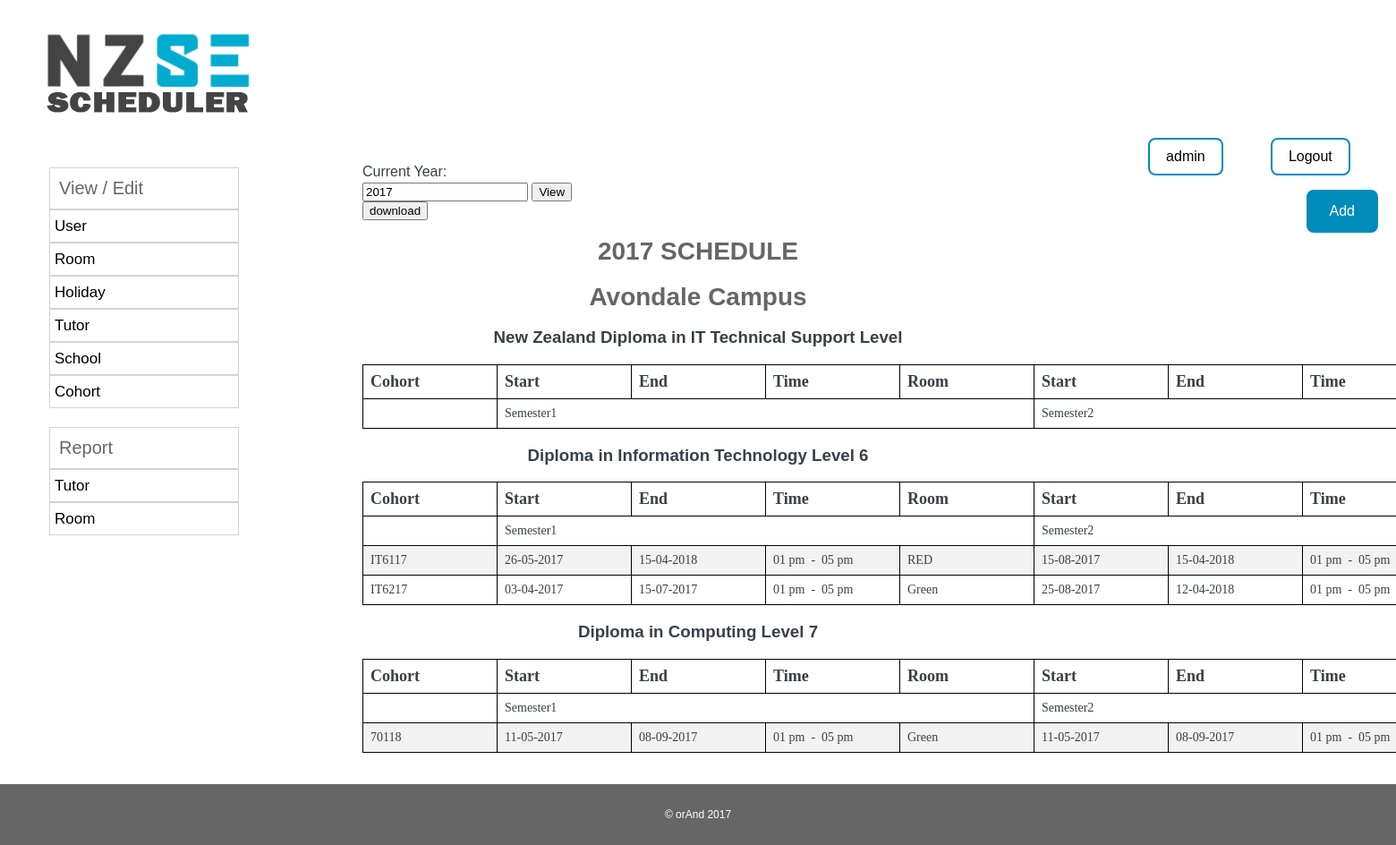
The app's page /admin_home/admin_editcohort.php (signed in) with its own data.
### tables this page shows
CREATE TABLE IF NOT EXISTS `campus` (
`campusid` int(10) NOT NULL,
  `campusname` varchar(20) NOT NULL,
  `address` varchar(40) NOT NULL
);

CREATE TABLE IF NOT EXISTS `campus_programme` (
`cpid` int(3) NOT NULL,
  `programmeid` int(3) NOT NULL,
  `campusid` int(3) NOT NULL
);

CREATE TABLE IF NOT EXISTS `cohort` (
  `cohortid` varchar(10) NOT NULL,
  `starttime` time NOT NULL,
  `roomid` int(3) DEFAULT NULL,
  `endtime` time NOT NULL,
  `programmeid` int(3) NOT NULL
);

CREATE TABLE IF NOT EXISTS `semester` (
`semesterid` int(10) NOT NULL,
  `cohortid` varchar(10) NOT NULL,
  `startdate` date NOT NULL,
  `enddate` date NOT NULL,
  `semestername` int(3) NOT NULL
);

CREATE TABLE IF NOT EXISTS `room` (
`roomid` int(20) NOT NULL,
  `roomname` text NOT NULL,
  `roomtype` tinyint(7) NOT NULL,
  `buildingid` int(20) NOT NULL,
  `floornumber` varchar(10) NOT NULL,
  `capacity` int(50) NOT NULL,
  `disability` tinyint(1) DEFAULT NULL,
  `fixedresources` tinytext NOT NULL
);

### admin_home/admin_editcohort.php (the view, shortened to what this page needs)
<!DOCTYPE html PUBLIC "-//W3C//DTD XHTML 1.0 Strict//EN"
"http://www.w3.org/TR/xhtml1/DTD/xhtml1-strict.dtd">
<html xmlns="http://www.w3.org/1999/xhtml" lang="en" xml:lang="en">
<head>
	<?php include '../php_includes/head_elements.php'; ?>
	<?php include '../php_includes/alertbox.php'; ?>
</head>
<body>
	<div id="tables_refresh">
<div id="page-container">
			<?php include '../php_includes/header.php'; ?>
			<?php include '../php_includes/nav.php'; ?>
			<div class="col-6 col-m-9 content">
<br />
<?php include '../php_includes/add.php'; ?>
<div class="tables">
<?php
$year = date("Y");
echo "<form id='' action='".$_SERVER['PHP_SELF']."' method='post'>
<label for='currentyear'>Current Year:</label>
<input type='number' name='year' value='".$year."'>
<input type='submit' name='submit' value='View'>
</form>";
echo "<div class=''>
	<form class='' action='downloadCSV.php' method='post'>
		<input type='hidden' name='csvyear' value='".$year."'>
		<input type='submit' name='' value='download'>
	</form>
</div>";
echo "<h1><center>".$year ."&nbspSCHEDULE </h1></center>";
	include '../php_script/connectDB.php';
  $result = "SELECT c.campusid, c.campusname FROM building b, room r, campus c, semester, cohort WHERE cohort.roomid=r.roomid AND b.buildingid=r.buildingid AND b.campusid=c.campusid AND cohort.cohortid=semester.cohortid AND semester.startdate BETWEEN '".$year."-01-01' AND '".$year."-12-31' GROUP BY campusid";
  if ($runquery = $conn->query($result))
  {
    while($row = $runquery->fetch_assoc())
    {
      echo "<center><h1>".$row['campusname']."</h1></center>";
      $result2 = "SELECT campus_programme.*, programme.name AS programmename, programme.semesters FROM campus_programme, programme, cohort WHERE  cohort.programmeid=programme.programmeid AND cohort.programmeid=campus_programme.programmeid AND campus_programme.campusid='".$row['campusid']."' GROUP BY programmeid";
      $runquery2 = $conn->query($result2);
      while($row2 = $runquery2->fetch_assoc())
      {
		    echo  "<center><h3>".$row2['programmename']."</h3></center>";
				$result3 = "SELECT a.*, r.roomname, semester.startdate, semester.semestername FROM building b, room r, campus c, cohort a, semester WHERE a.roomid=r.roomid AND b.buildingid=r.buildingid AND b.campusid=c.campusid AND semester.cohortid=a.cohortid AND a.programmeid='".$row2['programmeid']."' GROUP BY cohortid";
        echo "<table id='student_resit' class='border'>
    		<thead><tr>
        <th>Cohort</th>";
				for ($i=0; $i < $row2['semesters'] ; $i++) {
				echo "
    		<th>Start</th>
        <th>End</th>
        <th>Time</th>
    		<th>Room</th>";
				}
    		echo "</tr></thead>
				<tr>
				<td></td>";
				for ($i=0; $i < $row2['semesters'] ; $i++) {
					echo "<td colspan='4' >Semester".($i+1)."</td>";
				}
    		echo "</tr>";
        $runquery3 = $conn->query($result3);
        	while($row3 = $runquery3->fetch_assoc())
        	{
						if ($year== date('Y', strtotime($row3['startdate']))) {
          		$cohortid = $row3['cohortid'];
          		echo "<tr value='$cohortid' class='data'>";
          		echo "<td>" . $row3['cohortid'] ."</td>";
							$result4 = "SELECT startdate AS cohortstartdate, enddate AS cohortenddate FROM semester WHERE cohortid = '".$row3['cohortid']."' ORDER BY semestername ASC";
							$runquery4 = $conn->query($result4);
			        	while($row4 = $runquery4->fetch_assoc())
								{
									echo "<td>" . date('d-m-Y', strtotime($row4['cohortstartdate'])) ."</td>";
          				echo "<td>" . date('d-m-Y', strtotime($row4['cohortenddate'])) ."</td>";
          				echo "<td>" . date('h a', strtotime($row3['starttime']))."&nbsp - &nbsp".date('h a', strtotime($row3['endtime']))."</td>";
          				echo "<td>" . $row3['roomname'] ."</td>";
									}
          		echo "</tr>";
						}
        	}
        	echo "</table>";
      	}
		}
  }
		?>
</div>
</div>
		</div>
<br><br><br><br><br>
<?php include '../php_includes/footer.php';?>
</div>
</body>
</html>

### css/stickyheader.css (style rules this page uses)
.ccc { background-color:blue; display:none; }

### records on screen
campus: campusname "Avondale Campus"
campus_programme: programmename "New Zealand Diploma in IT Technical Support Level"
campus_programme: programmename "Diploma in Information Technology Level 6"
cohort: cohortid "IT6117"
semester: startdate "26-05-2017", enddate "15-04-2018", cohortid.starttime "01 pm", cohortid.endtime "05 pm"
room: roomname "RED"
semester: startdate "15-08-2017", enddate "15-04-2018", cohortid.starttime "01 pm", cohortid.endtime "05 pm"
cohort: cohortid "IT6217"
semester: startdate "03-04-2017", enddate "15-07-2017", cohortid.starttime "01 pm", cohortid.endtime "05 pm"
room: roomname "Green"
semester: startdate "25-08-2017", enddate "12-04-2018", cohortid.starttime "01 pm", cohortid.endtime "05 pm"
campus_programme: programmename "Diploma in Computing Level 7"
cohort: cohortid "70118"
semester: startdate "11-05-2017", enddate "08-09-2017", cohortid.starttime "01 pm", cohortid.endtime "05 pm"
semester: startdate "11-05-2017", enddate "08-09-2017", cohortid.starttime "01 pm", cohortid.endtime "05 pm"

### other values on screen
$_SESSION["userid"] "admin"
$year "2017"
